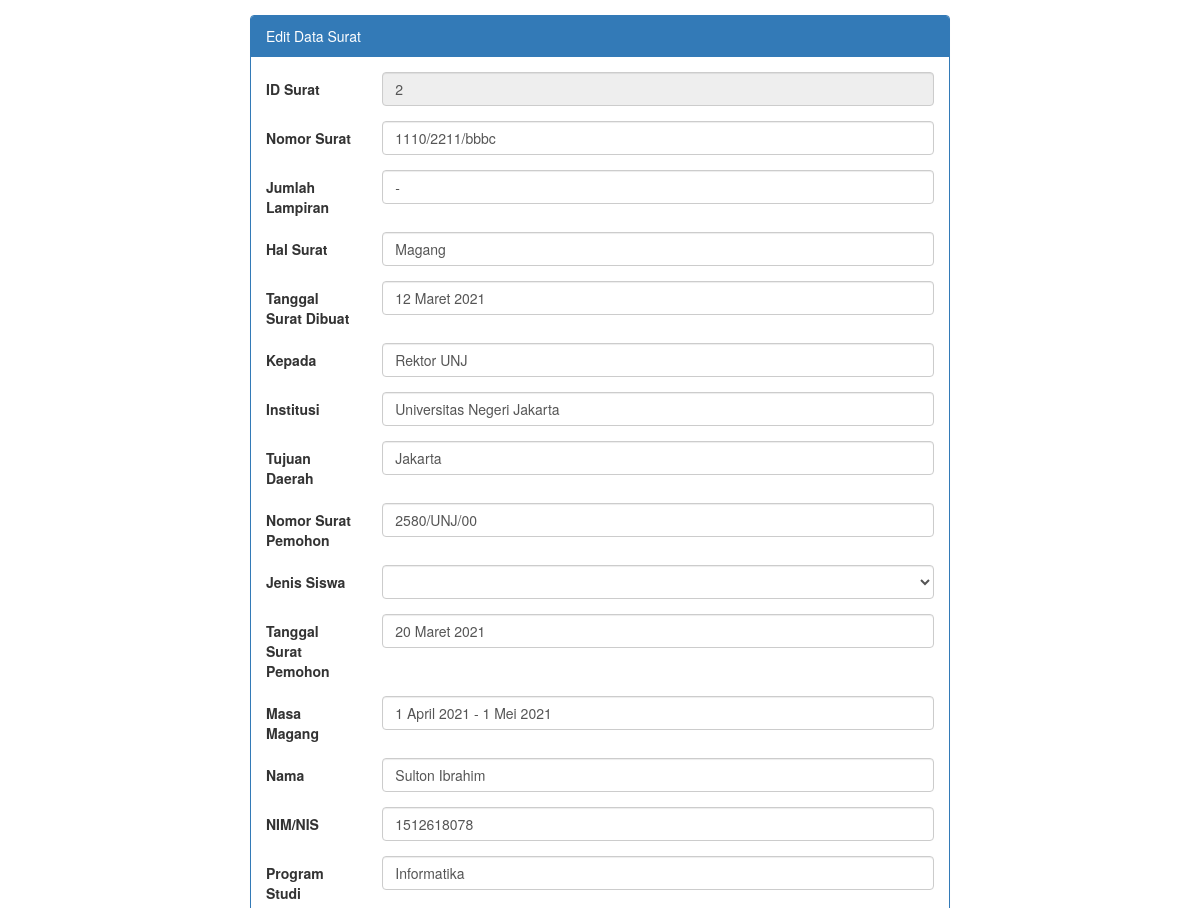
/home/formedit/2 (upper part), run on an earlier commit of the app's database.
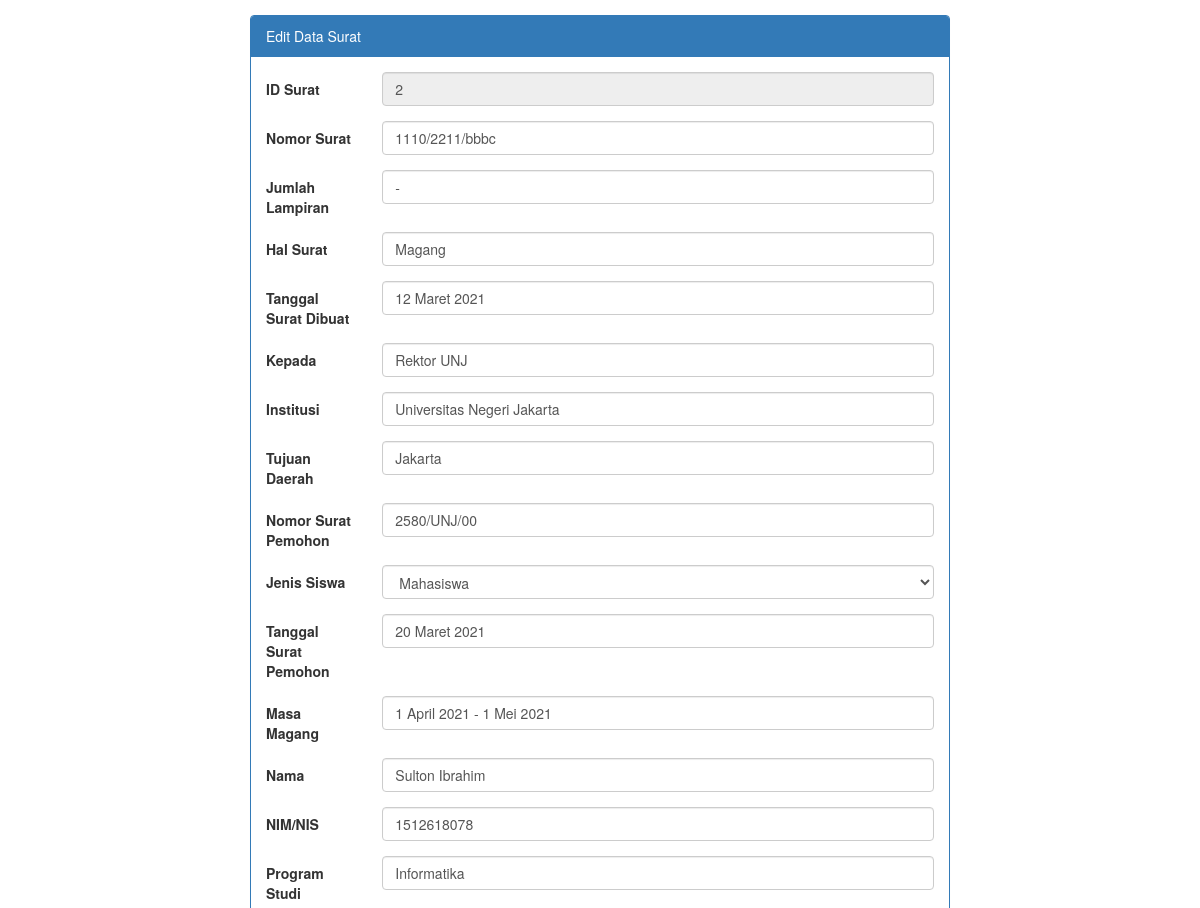
And on a later commit of the database.
### tables this page shows
CREATE TABLE `surat` (
  `id_surat` int(11) NOT NULL,
  `no_surat` varchar(255) NOT NULL,
  `lampiran` varchar(3) NOT NULL,
  `hal_surat` varchar(255) NOT NULL,
  `tglsurat_dibuat` varchar(255) NOT NULL,
  `kepada_surat` varchar(255) NOT NULL,
  `institusi_surat` varchar(255) NOT NULL,
  `daerah_surat` varchar(255) NOT NULL,
  `no_surat_pemohon` varchar(255) NOT NULL,
  `jenis_siswa` varchar(255) NOT NULL,
  `tglsurat_pemohon` varchar(255) NOT NULL,
  `masa_magang` varchar(255) NOT NULL,
  `nama` varchar(255) NOT NULL,
  `nim` varchar(255) NOT NULL,
  `program_studi` varchar(255) NOT NULL,
  `nama2` varchar(255) NOT NULL,
  `nim2` varchar(255) NOT NULL,
  `program_studi2` varchar(255) NOT NULL,
  `nama3` varchar(255) NOT NULL,
  `nim3` varchar(255) NOT NULL,
  `program_studi3` varchar(255) NOT NULL,
  `nama4` varchar(255) NOT NULL,
  `nim4` varchar(255) NOT NULL,
  `program_studi4` varchar(255) NOT NULL,
  `nama5` varchar(255) NOT NULL,
  `nim5` varchar(255) NOT NULL,
  `program_studi5` varchar(255) NOT NULL,
  `nama6` varchar(255) NOT NULL,
  `nim6` varchar(255) NOT NULL,
  `program_studi6` varchar(255) NOT NULL
);

### application/controllers/Home.php (called while the page is built, shortened)
<?php
class Home extends CI_Controller
{
	public function __construct()
	{
		$this->load->model('model_surat');
		$this->load->helper(['url_helper', 'form']);
		$this->load->library(['form_validation', 'session', 'pdf']);
	}
	public function formedit($id)
	{
		$data['title'] = 'Edit Data | Test tampil Database';
		$data['db'] = $this->model_surat->edit_surat($id);
		$this->load->view('templates/header', $data);
		$this->load->view('formedit', $data);
		$this->load->view('templates/footer');
	}
}

### index.php (called while the page is built, shortened)
<?php
require_once BASEPATH.'core/CodeIgniter.php';

### application/config/database.php (called while the page is built, shortened)
<?php
$db['default'] = array(
	'dsn'	=> '',
	'hostname' => 'localhost',
	'username' => 'root',
	'password' => '',
	'database' => 'database_surat',
	'dbdriver' => 'mysqli',
	'dbprefix' => '',
	'pconnect' => FALSE,
	'db_debug' => (ENVIRONMENT !== 'production'),
	'cache_on' => FALSE,
	'cachedir' => '',
	'char_set' => 'utf8',
	'dbcollat' => 'utf8_general_ci',
	'swap_pre' => '',
	'encrypt' => FALSE,
	'compress' => FALSE,
	'stricton' => FALSE,
	'failover' => array(),
	'save_queries' => TRUE
);

### application/models/model_surat.php (called while the page is built, shortened)
<?php
class model_surat extends CI_Model
{
	public function edit_surat($id)
	{
		$query = $this->db->get_where('surat', ['id_surat' => $id]);
		return $query->row();
	}
}

### application/views/formedit.php (the view, shortened to what this page needs)
<section class="container-fluid">
	<div class="row">
		<div class="form-input clearfix">
			<div class="col-md-auto">
				<div class="panel panel-primary">
					<div class="panel-heading">Edit Data Surat</div>
					<div class="panel-body">
						<?php echo form_open('home/updatesurat/' . $db->id_surat, ['class' => 'form-horizontal', 'method' => 'post']); ?>
						<div class="form-group <?php echo (form_error('id_surat') != '') ? 'has-error has-feedback' : '' ?>">
							<label for="id_surat" class="control-label col-sm-2">ID Surat </label>
							<div class="col-sm-10">
								<input type="text" class="form-control" name="id_surat" value="<?php echo set_value('id_surat', $db->id_surat); ?>" readonly>
							</div>
						</div>
						<div class="form-group">
							<label for="no_surat" class="control-label col-sm-2">Nomor Surat </label>
							<div class="col-sm-10">
								<input type="text" class="form-control" name="no_surat" value="<?php echo set_value('no_surat', $db->no_surat); ?>">
							</div>
						</div>
						<div class="form-group">
							<label for="lampiran" class="control-label col-sm-2">Jumlah Lampiran </label>
							<div class="col-sm-10">
								<input type="text" class="form-control" name="lampiran" value="<?php echo set_value('lampiran', $db->lampiran); ?>">
							</div>
						</div>
						<div class="form-group">
							<label for="hal_surat" class="control-label col-sm-2">Hal Surat </label>
							<div class="col-sm-10">
								<input type="text" class="form-control" name="hal_surat" value="<?php echo set_value('hal_surat', $db->hal_surat); ?>">
							</div>
						</div>
						<div class="form-group">
							<label for="tglsurat_dibuat" class="control-label col-sm-2">Tanggal Surat Dibuat </label>
							<div class="col-sm-10">
								<input type="text" class="form-control" name="tglsurat_dibuat" value="<?php echo set_value('tglsurat_dibuat', $db->tglsurat_dibuat); ?>">
							</div>
						</div>
						<div class="form-group">
							<label for="kepada_surat" class="control-label col-sm-2">Kepada </label>
							<div class="col-sm-10">
								<input type="text" class="form-control" name="kepada_surat" value="<?php echo set_value('kepada_surat', $db->kepada_surat); ?>">
							</div>
						</div>
						<div class="form-group">
							<label for="institusi_surat" class="control-label col-sm-2">Institusi </label>
							<div class="col-sm-10">
								<input type="text" class="form-control" name="institusi_surat" value="<?php echo set_value('institusi_surat', $db->institusi_surat); ?>">
							</div>
						</div>
						<div class="form-group">
							<label for="daerah_surat" class="control-label col-sm-2">Tujuan Daerah </label>
							<div class="col-sm-10">
								<input type="text" class="form-control" name="daerah_surat" value="<?php echo set_value('daerah_surat', $db->daerah_surat); ?>">
							</div>
						</div>
						<div class="form-group">
							<label for="no_surat_pemohon" class="control-label col-sm-2">Nomor Surat Pemohon</label>
							<div class="col-sm-10">
								<input type="text" class="form-control" name="no_surat_pemohon" value="<?php echo set_value('no_surat_pemohon', $db->no_surat_pemohon); ?>">
							</div>
						</div>
						<div class="form-group">
							<label for="jenis_siswa" class="control-label col-sm-2">Jenis Siswa</label>
							<div class="col-sm-10">
								<select type="text" class="form-control" name="jenis_siswa" value="<?php echo set_value('jenis_siswa', $db->jenis_siswa); ?>">
									<option value="<?php echo set_value('jenis_siswa', $db->jenis_siswa); ?>"><?php echo set_value('jenis_siswa', $db->jenis_siswa); ?></option>
									<?php if ($db->jenis_siswa == "Mahasiswa") {
										echo '<option value="Siswa">Siswa</option>';
									} else {
										echo '<option value="Mahasiswa">MahaSiswa</option>';
									}
									?>">
								</select>
							</div>
						</div>
						<div class="form-group">
							<label for="tglsurat_pemohon" class="control-label col-sm-2">Tanggal Surat Pemohon</label>
							<div class="col-sm-10">
								<input type="text" class="form-control" name="tglsurat_pemohon" value="<?php echo set_value('tglsurat_pemohon', $db->tglsurat_pemohon); ?>">
							</div>
						</div>
						<div class="form-group">
							<label for="masa_magang" class="control-label col-sm-2">Masa Magang </label>
							<div class="col-sm-10">
								<input type="text" class="form-control" name="masa_magang" value="<?php echo set_value('masa_magang', $db->masa_magang); ?>">
							</div>
						</div>
						<div class="form-group">
							<label for="nama" class="control-label col-sm-2">Nama </label>
							<div class="col-sm-10">
								<input type="text" class="form-control" name="nama" value="<?php echo set_value('nama', $db->nama); ?>">
							</div>
						</div>
						<div class="form-group">
							<label for="nim" class="control-label col-sm-2">NIM/NIS </label>
							<div class="col-sm-10">
								<input type="text" class="form-control" name="nim" value="<?php echo set_value('nim', $db->nim); ?>">
							</div>
						</div>
						<div class="form-group">
							<label for="program_studi" class="control-label col-sm-2">Program Studi </label>
							<div class="col-sm-10">
								<input type="text" class="form-control" name="program_studi" value="<?php echo set_value('program_studi', $db->program_studi); ?>">
							</div>
						</div>
						<?php echo form_close(); ?>
					</div>
				</div>
			</div>
		</div>
	</div>
</section>

### application/views/templates/header.php (shortened to what this page needs)
<!DOCTYPE html>
<html>
<head>
	<link rel="stylesheet" href="<?php echo base_url('assets/bootstrap/css/bootstrap.min.css'); ?>">
</head>
<body>

### application/views/templates/footer.php (shortened to what this page needs)
</body>
</html>

### application/views/templates/header.php (style rules this page uses)
.container-fluid { padding: 15px; }
.control-label { text-align: left !important; }
.form-input { max-width: 700px; margin: 0 auto; }

What changed in the data, as far as the page shows it:
changed surat "1110/2211/bbbc": jenis_siswa (not shown) → "Mahasiswa"
